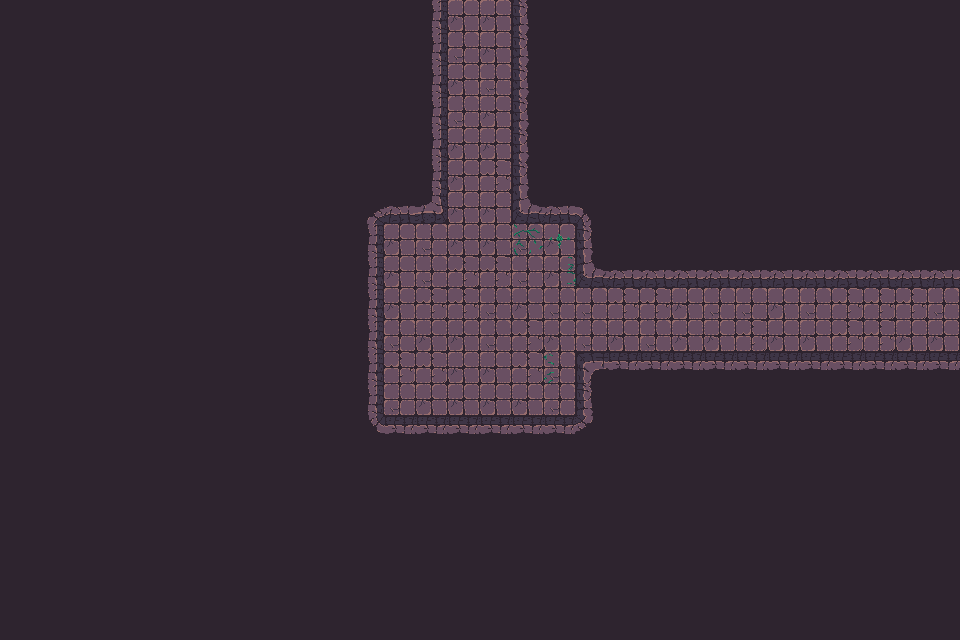

Rendered tile map (Tiled .tmx) drawn with the repository's tilesets; below, a short description and the full map source, tile grids included:
An orthogonal 30x20 tile map with 32x32 px tiles, 3 tile layers (Walls, Decor, Items), 2 tilesets and 58 objects.

<map version="1.10" tiledversion="1.11.2" orientation="orthogonal" renderorder="right-down" width="30" height="20" tilewidth="32" tileheight="32" infinite="0" nextlayerid="3" nextobjectid="1">
    <tileset firstgid="1" name="Town Tileset" tilewidth="32" tileheight="32" tilecount="64" columns="8">
        <image source="../../../tiles/World H Tileset.png" trans="ff00ff" width="256" height="256" />
        <tile id="4">
            <objectgroup draworder="index" id="2">
                <object id="1" x="0" y="0" width="32" height="32" />
            </objectgroup>
        </tile>
        <tile id="5">
            <objectgroup draworder="index" id="2">
                <object id="1" x="0" y="0" width="32" height="32" />
            </objectgroup>
        </tile>
        <tile id="6">
            <objectgroup draworder="index" id="2">
                <object id="1" x="0" y="0" width="32" height="32" />
            </objectgroup>
        </tile>
        <tile id="7">
            <objectgroup draworder="index" id="2">
                <object id="1" x="0" y="0" width="32" height="32" />
            </objectgroup>
        </tile>
        <tile id="8">
            <objectgroup draworder="index" id="2">
                <object id="1" x="0" y="0" width="32" height="32" />
            </objectgroup>
        </tile>
        <tile id="10">
            <objectgroup draworder="index" id="2">
                <object id="1" x="0" y="32" width="32" height="0" />
            </objectgroup>
        </tile>
        <tile id="11">
            <objectgroup draworder="index" id="2">
                <object id="1" x="0" y="32" width="32" height="0" />
                <object id="2" x="32" y="0" width="0" height="32" />
            </objectgroup>
        </tile>
        <tile id="12">
            <objectgroup draworder="index" id="2">
                <object id="1" x="32" y="0" width="0" height="32" />
            </objectgroup>
        </tile>
        <tile id="13">
            <objectgroup draworder="index" id="2">
                <object id="1" x="0" y="32" width="32" height="0" />
                <object id="2" x="0" y="32" width="32" height="0" />
                <object id="3" x="0" y="0" width="0" height="32" />
            </objectgroup>
        </tile>
        <tile id="14">
            <objectgroup draworder="index" id="2">
                <object id="1" x="0" y="0" width="0" height="32" />
            </objectgroup>
        </tile>
        <tile id="16">
            <objectgroup draworder="index" id="2">
                <object id="1" x="0" y="0" width="32" height="32" />
            </objectgroup>
        </tile>
        <tile id="24">
            <objectgroup draworder="index" id="2">
                <object id="1" x="0" y="0" width="32" height="32" />
            </objectgroup>
        </tile>
    </tileset>
    <tileset firstgid="65" name="Dungeon Crawler Tileset" tilewidth="32" tileheight="32" tilecount="100" columns="10">
        <image source="../../../tiles/Dungeon_Tile.png" trans="" width="320" height="320" />
        <tile id="2">
            <objectgroup draworder="index" id="2">
                <object id="1" x="0" y="0" width="32" height="32" />
            </objectgroup>
        </tile>
        <tile id="3">
            <objectgroup draworder="index" id="2">
                <object id="1" x="0" y="0" width="32" height="32" />
            </objectgroup>
        </tile>
        <tile id="4">
            <objectgroup draworder="index" id="2">
                <object id="1" x="0" y="0" width="32" height="32" />
            </objectgroup>
        </tile>
        <tile id="5">
            <objectgroup draworder="index" id="2">
                <object id="1" x="0" y="0" width="32" height="32" />
            </objectgroup>
        </tile>
        <tile id="6">
            <objectgroup draworder="index" id="2">
                <object id="1" x="0" y="0" width="32" height="32" />
            </objectgroup>
        </tile>
        <tile id="8">
            <objectgroup draworder="index" id="2">
                <object id="1" x="0" y="0" width="32" height="32" />
            </objectgroup>
        </tile>
        <tile id="12">
            <objectgroup draworder="index" id="2">
                <object id="1" x="0" y="0" width="32" height="32" />
            </objectgroup>
        </tile>
        <tile id="13">
            <objectgroup draworder="index" id="2">
                <object id="1" x="0" y="0" width="32" height="32" />
            </objectgroup>
        </tile>
        <tile id="14">
            <objectgroup draworder="index" id="2">
                <object id="1" x="0" y="0" width="32" height="32" />
            </objectgroup>
        </tile>
        <tile id="15">
            <objectgroup draworder="index" id="2">
                <object id="1" x="0" y="0" width="32" height="32" />
            </objectgroup>
        </tile>
        <tile id="16">
            <objectgroup draworder="index" id="2">
                <object id="1" x="0" y="0" width="32" height="32" />
            </objectgroup>
        </tile>
        <tile id="18">
            <objectgroup draworder="index" id="2">
                <object id="1" x="0" y="0" width="32" height="32" />
            </objectgroup>
        </tile>
        <tile id="22">
            <objectgroup draworder="index" id="2">
                <object id="1" x="0" y="0" width="32" height="32" />
            </objectgroup>
        </tile>
        <tile id="23">
            <objectgroup draworder="index" id="2">
                <object id="1" x="0" y="0" width="32" height="32" />
            </objectgroup>
        </tile>
        <tile id="24">
            <objectgroup draworder="index" id="2">
                <object id="1" x="0" y="0" width="32" height="32" />
            </objectgroup>
        </tile>
        <tile id="25">
            <objectgroup draworder="index" id="2">
                <object id="1" x="0" y="0" width="32" height="32" />
            </objectgroup>
        </tile>
        <tile id="26">
            <objectgroup draworder="index" id="2">
                <object id="1" x="0" y="0" width="32" height="32" />
            </objectgroup>
        </tile>
        <tile id="28">
            <objectgroup draworder="index" id="2">
                <object id="1" x="0" y="0" width="32" height="32" />
            </objectgroup>
        </tile>
        <tile id="32">
            <objectgroup draworder="index" id="2">
                <object id="1" x="0" y="0" width="32" height="32" />
            </objectgroup>
        </tile>
        <tile id="33">
            <objectgroup draworder="index" id="2">
                <object id="1" x="0" y="0" width="32" height="32" />
            </objectgroup>
        </tile>
        <tile id="34">
            <objectgroup draworder="index" id="2">
                <object id="1" x="0" y="0" width="32" height="32" />
            </objectgroup>
        </tile>
        <tile id="35">
            <objectgroup draworder="index" id="2">
                <object id="1" x="0" y="0" width="32" height="32" />
            </objectgroup>
        </tile>
        <tile id="36">
            <objectgroup draworder="index" id="2">
                <object id="1" x="0" y="0" width="32" height="32" />
            </objectgroup>
        </tile>
        <tile id="38">
            <objectgroup draworder="index" id="2">
                <object id="1" x="0" y="0" width="32" height="32" />
            </objectgroup>
        </tile>
        <tile id="42">
            <objectgroup draworder="index" id="2">
                <object id="1" x="0" y="0" width="32" height="32" />
            </objectgroup>
        </tile>
        <tile id="43">
            <objectgroup draworder="index" id="2">
                <object id="1" x="0" y="0" width="32" height="32" />
            </objectgroup>
        </tile>
        <tile id="44">
            <objectgroup draworder="index" id="2">
                <object id="1" x="0" y="0" width="32" height="32" />
            </objectgroup>
        </tile>
        <tile id="45">
            <objectgroup draworder="index" id="2">
                <object id="1" x="0" y="0" width="32" height="32" />
            </objectgroup>
        </tile>
        <tile id="46">
            <objectgroup draworder="index" id="2">
                <object id="1" x="0" y="0" width="32" height="32" />
            </objectgroup>
        </tile>
        <tile id="48">
            <objectgroup draworder="index" id="2">
                <object id="1" x="0" y="0" width="32" height="32" />
            </objectgroup>
        </tile>
        <tile id="52">
            <objectgroup draworder="index" id="2">
                <object id="1" x="0" y="0" width="32" height="32" />
            </objectgroup>
        </tile>
        <tile id="53">
            <objectgroup draworder="index" id="2">
                <object id="1" x="0" y="0" width="32" height="32" />
            </objectgroup>
        </tile>
        <tile id="54">
            <objectgroup draworder="index" id="2">
                <object id="1" x="0" y="0" width="32" height="32" />
            </objectgroup>
        </tile>
        <tile id="55">
            <objectgroup draworder="index" id="2">
                <object id="1" x="0" y="0" width="32" height="32" />
            </objectgroup>
        </tile>
        <tile id="56">
            <objectgroup draworder="index" id="2">
                <object id="1" x="0" y="0" width="32" height="32" />
            </objectgroup>
        </tile>
        <tile id="58">
            <objectgroup draworder="index" id="2">
                <object id="1" x="0" y="0" width="32" height="32" />
            </objectgroup>
        </tile>
        <tile id="62">
            <objectgroup draworder="index" id="2">
                <object id="1" x="0" y="0" width="32" height="32" />
            </objectgroup>
        </tile>
        <tile id="63">
            <objectgroup draworder="index" id="2">
                <object id="1" x="0" y="0" width="32" height="32" />
            </objectgroup>
        </tile>
        <tile id="64">
            <objectgroup draworder="index" id="2">
                <object id="1" x="0" y="0" width="32" height="32" />
            </objectgroup>
        </tile>
        <tile id="65">
            <objectgroup draworder="index" id="2">
                <object id="1" x="0" y="0" width="32" height="32" />
            </objectgroup>
        </tile>
        <tile id="66">
            <objectgroup draworder="index" id="2">
                <object id="1" x="0" y="0" width="32" height="32" />
            </objectgroup>
        </tile>
        <tile id="68">
            <objectgroup draworder="index" id="2">
                <object id="1" x="0" y="0" width="32" height="32" />
            </objectgroup>
        </tile>
        <tile id="80">
            <objectgroup draworder="index" id="2">
                <object id="1" x="0" y="0" width="32" height="32" />
            </objectgroup>
        </tile>
    </tileset>
    <layer id="1" name="Walls" width="30" height="20">
        <data encoding="csv">
122,122,122,122,122,122,122,122,122,122,122,122,122,77,75,75,79,122,122,122,122,122,122,122,122,122,122,122,122,122,
122,122,122,122,122,122,122,122,122,122,122,122,122,77,66,75,79,122,122,122,122,122,122,122,122,122,122,122,122,122,
122,122,122,122,122,122,122,122,122,122,122,122,122,77,75,66,79,122,122,122,122,122,122,122,122,122,122,122,122,122,
122,122,122,122,122,122,122,122,122,122,122,122,122,77,66,75,79,122,122,122,122,122,122,122,122,122,122,122,122,122,
122,122,122,122,122,122,122,122,122,122,122,122,122,77,75,75,79,122,122,122,122,122,122,122,122,122,122,122,122,122,
122,122,122,122,122,122,122,122,122,122,122,122,122,77,75,65,79,122,122,122,122,122,122,122,122,122,122,122,122,122,
122,122,122,122,122,122,122,122,122,122,122,67,68,103,75,75,100,68,69,122,122,122,122,122,122,122,122,122,122,122,
122,122,122,122,122,122,122,122,122,122,122,77,75,66,75,75,66,75,79,122,122,122,122,122,122,122,122,122,122,122,
122,122,122,122,122,122,122,122,122,122,122,77,75,66,65,65,66,75,100,68,68,68,68,68,68,68,68,68,68,68,
122,122,122,122,122,122,122,122,122,122,122,77,75,65,65,66,75,66,66,65,65,75,66,66,75,66,65,65,65,66,
122,122,122,122,122,122,122,122,122,122,122,77,66,75,75,66,65,75,66,75,66,75,75,65,75,75,65,65,75,75,
122,122,122,122,122,122,122,122,122,122,122,77,65,65,75,75,65,66,70,88,88,88,88,88,88,88,88,88,88,88,
122,122,122,122,122,122,122,122,122,122,122,77,66,75,75,75,75,66,79,122,122,122,122,122,122,122,122,122,122,122,
122,122,122,122,122,122,122,122,122,122,122,87,88,88,88,88,88,88,89,122,122,122,122,122,122,122,122,122,122,122,
122,122,122,122,122,122,122,122,122,122,122,122,122,122,122,122,122,122,122,122,122,122,122,122,122,122,122,122,122,122,
122,122,122,122,122,122,122,122,122,122,122,122,122,122,122,122,122,122,122,122,122,122,122,122,122,122,122,122,122,122,
122,122,122,122,122,122,122,122,122,122,122,122,122,122,122,122,122,122,122,122,122,122,122,122,122,122,122,122,122,122,
122,122,122,122,122,122,122,122,122,122,122,122,122,122,122,122,122,122,122,122,122,122,122,122,122,122,122,122,122,122,
122,122,122,122,122,122,122,122,122,122,122,122,122,122,122,122,122,122,122,122,122,122,122,122,122,122,122,122,122,122,
122,122,122,122,122,122,122,122,122,122,122,122,122,122,122,122,122,122,122,122,122,122,122,122,122,122,122,122,122,122
        </data>
    </layer>
    <layer id="1" name="Decor" width="30" height="20">
        <data encoding="csv">
133,133,133,133,133,133,133,133,133,133,133,133,133,133,133,133,133,133,133,133,133,133,133,133,133,133,133,133,133,133,
133,133,133,133,133,133,133,133,133,133,133,133,133,133,133,133,133,133,133,133,133,133,133,133,133,133,133,133,133,133,
133,133,133,133,133,133,133,133,133,133,133,133,133,133,133,133,133,133,133,133,133,133,133,133,133,133,133,133,133,133,
133,133,133,133,133,133,133,133,133,133,133,133,133,133,133,133,133,133,133,133,133,133,133,133,133,133,133,133,133,133,
133,133,133,133,133,133,133,133,133,133,133,133,133,133,133,133,133,133,133,133,133,133,133,133,133,133,133,133,133,133,
133,133,133,133,133,133,133,133,133,133,133,133,133,133,133,133,133,133,133,133,133,133,133,133,133,133,133,133,133,133,
133,133,133,133,133,133,133,133,133,133,133,133,133,133,133,133,133,133,133,133,133,133,133,133,133,133,133,133,133,133,
133,133,133,133,133,133,133,133,133,133,133,133,133,133,133,133,126,135,133,133,133,133,133,133,133,133,133,133,133,133,
133,133,133,133,133,133,133,133,133,133,133,133,133,133,133,133,133,140,133,133,133,133,133,133,133,133,133,133,133,133,
133,133,133,133,133,133,133,133,133,133,133,133,133,133,133,133,133,136,133,133,133,133,133,133,133,133,133,133,133,133,
133,133,133,133,133,133,133,133,133,133,133,133,133,133,133,133,133,133,133,133,133,133,133,133,133,133,133,133,133,133,
133,133,133,133,133,133,133,133,133,133,133,133,133,133,133,133,133,139,133,133,133,133,133,133,133,133,133,133,133,133,
133,133,133,133,133,133,133,133,133,133,133,133,133,133,133,133,133,133,133,133,133,133,133,133,133,133,133,133,133,133,
133,133,133,133,133,133,133,133,133,133,133,133,133,133,133,133,133,133,133,133,133,133,133,133,133,133,133,133,133,133,
133,133,133,133,133,133,133,133,133,133,133,133,133,133,133,133,133,133,133,133,133,133,133,133,133,133,133,133,133,133,
133,133,133,133,133,133,133,133,133,133,133,133,133,133,133,133,133,133,133,133,133,133,133,133,133,133,133,133,133,133,
133,133,133,133,133,133,133,133,133,133,133,133,133,133,133,133,133,133,133,133,133,133,133,133,133,133,133,133,133,133,
133,133,133,133,133,133,133,133,133,133,133,133,133,133,133,133,133,133,133,133,133,133,133,133,133,133,133,133,133,133,
133,133,133,133,133,133,133,133,133,133,133,133,133,133,133,133,133,133,133,133,133,133,133,133,133,133,133,133,133,133,
133,133,133,133,133,133,133,133,133,133,133,133,133,133,133,133,133,133,133,133,133,133,133,133,133,133,133,133,133,133
        </data>
    </layer>
    <layer id="1" name="Items" width="30" height="20">
        <data encoding="csv">
133,133,133,133,133,133,133,133,133,133,133,133,133,133,133,133,133,133,133,133,133,133,133,133,133,133,133,133,133,133,
133,133,133,133,133,133,133,133,133,133,133,133,133,133,133,133,133,133,133,133,133,133,133,133,133,133,133,133,133,133,
133,133,133,133,133,133,133,133,133,133,133,133,133,133,133,133,133,133,133,133,133,133,133,133,133,133,133,133,133,133,
133,133,133,133,133,133,133,133,133,133,133,133,133,133,133,133,133,133,133,133,133,133,133,133,133,133,133,133,133,133,
133,133,133,133,133,133,133,133,133,133,133,133,133,133,133,133,133,133,133,133,133,133,133,133,133,133,133,133,133,133,
133,133,133,133,133,133,133,133,133,133,133,133,133,133,133,133,133,133,133,133,133,133,133,133,133,133,133,133,133,133,
133,133,133,133,133,133,133,133,133,133,133,133,133,133,133,133,133,133,133,133,133,133,133,133,133,133,133,133,133,133,
133,133,133,133,133,133,133,133,133,133,133,133,133,133,133,133,133,133,133,133,133,133,133,133,133,133,133,133,133,133,
133,133,133,133,133,133,133,133,133,133,133,133,133,133,133,133,133,133,133,133,133,133,133,133,133,133,133,133,133,133,
133,133,133,133,133,133,133,133,133,133,133,133,133,133,133,133,133,133,133,133,133,133,133,133,133,133,133,133,133,133,
133,133,133,133,133,133,133,133,133,133,133,133,133,133,133,133,133,133,133,133,133,133,133,133,133,133,133,133,133,133,
133,133,133,133,133,133,133,133,133,133,133,133,133,133,133,133,133,133,133,133,133,133,133,133,133,133,133,133,133,133,
133,133,133,133,133,133,133,133,133,133,133,133,133,133,133,133,133,133,133,133,133,133,133,133,133,133,133,133,133,133,
133,133,133,133,133,133,133,133,133,133,133,133,133,133,133,133,133,133,133,133,133,133,133,133,133,133,133,133,133,133,
133,133,133,133,133,133,133,133,133,133,133,133,133,133,133,133,133,133,133,133,133,133,133,133,133,133,133,133,133,133,
133,133,133,133,133,133,133,133,133,133,133,133,133,133,133,133,133,133,133,133,133,133,133,133,133,133,133,133,133,133,
133,133,133,133,133,133,133,133,133,133,133,133,133,133,133,133,133,133,133,133,133,133,133,133,133,133,133,133,133,133,
133,133,133,133,133,133,133,133,133,133,133,133,133,133,133,133,133,133,133,133,133,133,133,133,133,133,133,133,133,133,
133,133,133,133,133,133,133,133,133,133,133,133,133,133,133,133,133,133,133,133,133,133,133,133,133,133,133,133,133,133,
133,133,133,133,133,133,133,133,133,133,133,133,133,133,133,133,133,133,133,133,133,133,133,133,133,133,133,133,133,133
        </data>
    </layer>
</map>
